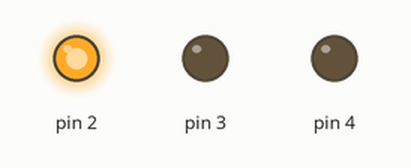
Bench run of a sketch on a simulated Arduino Uno, built with avr-gcc and run on an emulated ATmega328P. Parts: output pins drawn as LEDs (lit = HIGH).

Above: at 0.05 s.
At 1.39 s:
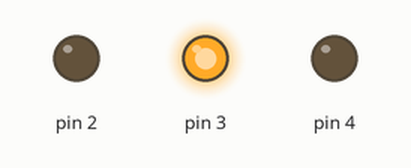
At 2.73 s:
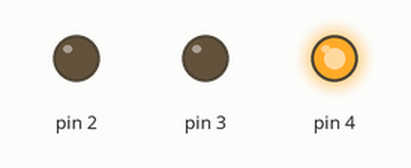
Timing chart, 0 to 3.0 s (numbered marks = the images above):
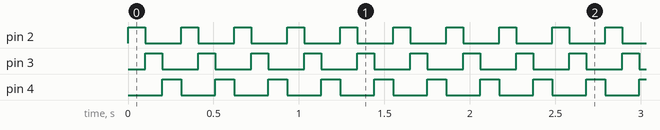

The sketch:

gene.ino
```cpp
void setup() {

 Serial.begin(9600);
  pinMode(2,OUTPUT);
   pinMode(3,OUTPUT);
    pinMode(4,OUTPUT);

}

void loop() {
   digitalWrite(2,HIGH);
     delay(100);
       digitalWrite(2,LOW);
         digitalWrite(3,HIGH);

           delay(100);
           digitalWrite(3,LOW);
             digitalWrite(4,HIGH);
              delay(10);


           delay(100);
             digitalWrite(2,HIGH);
               digitalWrite(3,LOW);
                 digitalWrite(4,LOW);

}
```

Measured:
- by itself, pin 2, pin 3: alternates HIGH for 0.10 s and LOW for 0.21 s
- by itself, pin 4: alternates HIGH for 0.11 s and LOW for 0.20 s
